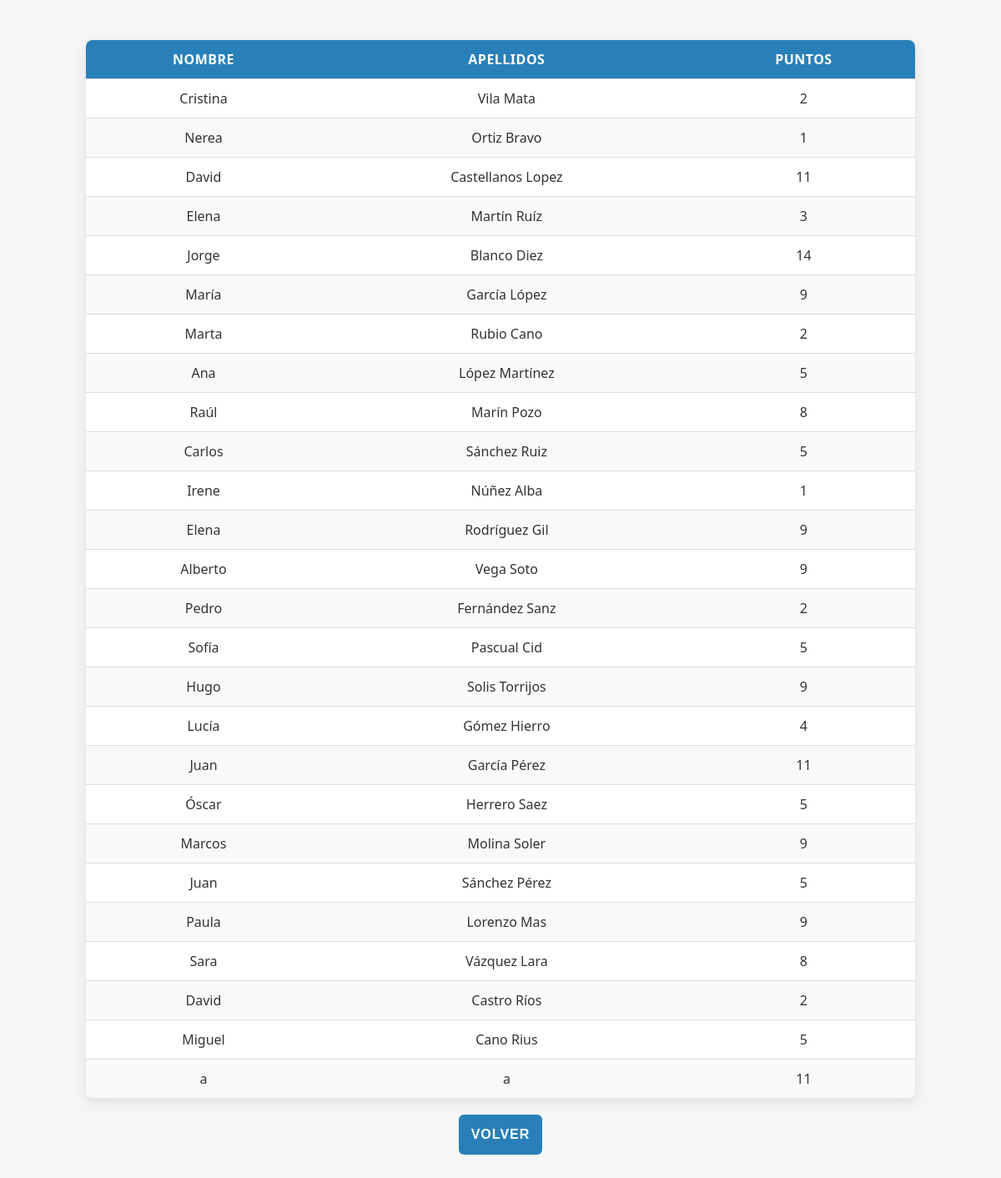
The page /calculaPuntos.php (signed in) on the database its author committed.
### tables this page shows
CREATE TABLE `solicitantes` (
  `dni` varchar(9) NOT NULL DEFAULT '',
  `apellidos` varchar(40) NOT NULL DEFAULT '',
  `nombre` varchar(20) NOT NULL DEFAULT '',
  `telefono` varchar(12) NOT NULL DEFAULT '',
  `correo` varchar(50) NOT NULL DEFAULT '',
  `codcen` varchar(8) NOT NULL DEFAULT '',
  `coordinadortic` tinyint(1) NOT NULL DEFAULT '0',
  `grupotic` tinyint(1) NOT NULL DEFAULT '0',
  `nomgrupo` varchar(25) NOT NULL DEFAULT '',
  `pbilin` tinyint(1) NOT NULL DEFAULT '0',
  `cargo` tinyint(1) NOT NULL DEFAULT '0',
  `nombrecargo` varchar(30) NOT NULL,
  `situacion` enum('activo','inactivo') NOT NULL DEFAULT 'activo',
  `fechanac` date DEFAULT NULL,
  `especialidad` varchar(50) NOT NULL DEFAULT '',
  `puntos` tinyint UNSIGNED DEFAULT '0',
  `pass` varchar(10) NOT NULL
);

### calculaPuntos.php (the view, shortened to what this page needs)
<!DOCTYPE html>
<html lang="en">
<head>
</head>
<body>
    <?php
    $con = conectar();
    $consulta = $con->prepare("SELECT * FROM solicitantes");
    $consulta->execute();
    echo "<table class='dynamic-table'>";
    echo "<thead>";
    echo "<tr>";
    echo "<th>NOMBRE</th>";
    echo "<th>APELLIDOS</th>";
    echo "<th>PUNTOS</th>";
    echo "</thead>";
    echo "<tbody>";
    while ($fila = $consulta->fetch(PDO::FETCH_ASSOC)) {
        $query = $con->prepare("SELECT nombre,apellidos,puntos from solicitantes where dni= :dni");
        $query->execute([":dni" => $fila['dni']]);
        while ($fila = $query->fetch(PDO::FETCH_ASSOC)) {
            echo "<tr>";
            echo "<td>" . htmlspecialchars($fila['nombre']) . "</td>";
            echo "<td>" . htmlspecialchars($fila['apellidos']) . "</td>";
            echo "<td>" . htmlspecialchars($fila['puntos']) . "</td>";
            echo "</tr>";
        }
    }
    echo "</tbody></table>";
    ?>
    <a href="panelAdmin.php"><button type="button">Volver</button></a>
</body>
</html>

### calculaPuntos.php (style rules this page uses)
body { text-align: center; font-family: 'Segoe UI', Tahoma, Geneva, Verdana, sans-serif; background-color: #f4f7f6; color: #333; padding: 40px; }
.dynamic-table { margin: 0 auto; border-collapse: collapse; width: 90%; max-width: 1000px; background-color: white; box-shadow: 0 5px 15px rgba(0, 0, 0, 0.1); border-radius: 8px; overflow: hidden; }
.dynamic-table thead { background-color: #2980b9; color: white; text-transform: uppercase; letter-spacing: 0.03em; }
.dynamic-table th, .dynamic-table td { padding: 12px 15px; text-align: center; border-bottom: 1px solid #ddd; }
.dynamic-table tbody tr:nth-child(even) { background-color: #f9f9f9; }
.dynamic-table tbody tr:last-child td { border-bottom: none; }
button { background-color: #2980b9; color: white; padding: 15px; border: none; border-radius: 6px; font-size: 16px; font-weight: bold; text-transform: uppercase; letter-spacing: 1px; cursor: pointer; transition: background-color 0.3s ease, transform 0.1s; margin-top: 20px; }

### rows shown on the page
solicitantes: nombre "Cristina", apellidos "Vila Mata", puntos "2"
solicitantes: nombre "Nerea", apellidos "Ortiz Bravo", puntos "1"
solicitantes: nombre "David", apellidos "Castellanos Lopez", puntos "11"
solicitantes: nombre "Elena", apellidos "Martín Ruíz", puntos "3"
solicitantes: nombre "Jorge", apellidos "Blanco Diez", puntos "14"
solicitantes: nombre "María", apellidos "García López", puntos "9"
solicitantes: nombre "Marta", apellidos "Rubio Cano", puntos "2"
solicitantes: nombre "Ana", apellidos "López Martínez", puntos "5"
solicitantes: nombre "Raúl", apellidos "Marín Pozo", puntos "8"
solicitantes: nombre "Carlos", apellidos "Sánchez Ruiz", puntos "5"
solicitantes: nombre "Irene", apellidos "Núñez Alba", puntos "1"
solicitantes: nombre "Elena", apellidos "Rodríguez Gil", puntos "9"
solicitantes: nombre "Alberto", apellidos "Vega Soto", puntos "9"
solicitantes: nombre "Pedro", apellidos "Fernández Sanz", puntos "2"
solicitantes: nombre "Sofía", apellidos "Pascual Cid", puntos "5"
solicitantes: nombre "Hugo", apellidos "Solis Torrijos", puntos "9"
solicitantes: nombre "Lucía", apellidos "Gómez Hierro", puntos "4"
solicitantes: nombre "Juan", apellidos "García Pérez", puntos "11"
solicitantes: nombre "Óscar", apellidos "Herrero Saez", puntos "5"
solicitantes: nombre "Marcos", apellidos "Molina Soler", puntos "9"
solicitantes: nombre "Juan", apellidos "Sánchez Pérez", puntos "5"
solicitantes: nombre "Paula", apellidos "Lorenzo Mas", puntos "9"
solicitantes: nombre "Sara", apellidos "Vázquez Lara", puntos "8"
solicitantes: nombre "David", apellidos "Castro Ríos", puntos "2"
solicitantes: nombre "Miguel", apellidos "Cano Rius", puntos "5"
solicitantes: nombre "a", apellidos "a", puntos "11"
